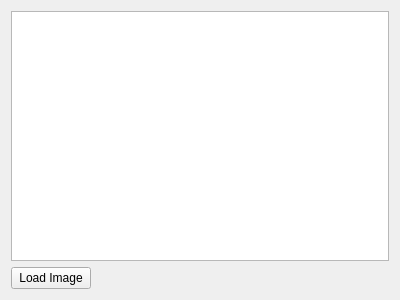
<?xml version="1.0" encoding="UTF-8"?>
<ui version="4.0">
 <class>PMSourceWidget</class>
 <widget class="QWidget" name="PMSourceWidget">
  <property name="geometry">
   <rect>
    <x>0</x>
    <y>0</y>
    <width>400</width>
    <height>300</height>
   </rect>
  </property>
  <property name="windowTitle">
   <string>Form</string>
  </property>
  <layout class="QVBoxLayout" name="verticalLayout_2">
   <item>
    <layout class="QVBoxLayout" name="verticalLayout">
     <item>
      <widget class="CustomView" name="graphicsView"/>
     </item>
     <item>
      <layout class="QHBoxLayout" name="horizontalLayout">
       <item>
        <widget class="QPushButton" name="loadBtn">
         <property name="text">
          <string>Load Image</string>
         </property>
        </widget>
       </item>
       <item>
        <spacer name="horizontalSpacer">
         <property name="orientation">
          <enum>Qt::Horizontal</enum>
         </property>
         <property name="sizeHint" stdset="0">
          <size>
           <width>40</width>
           <height>20</height>
          </size>
         </property>
        </spacer>
       </item>
      </layout>
     </item>
    </layout>
   </item>
  </layout>
 </widget>
 <customwidgets>
  <customwidget>
   <class>CustomView</class>
   <extends>QGraphicsView</extends>
   <header>customview.hpp</header>
  </customwidget>
 </customwidgets>
 <resources/>
 <connections/>
</ui>
